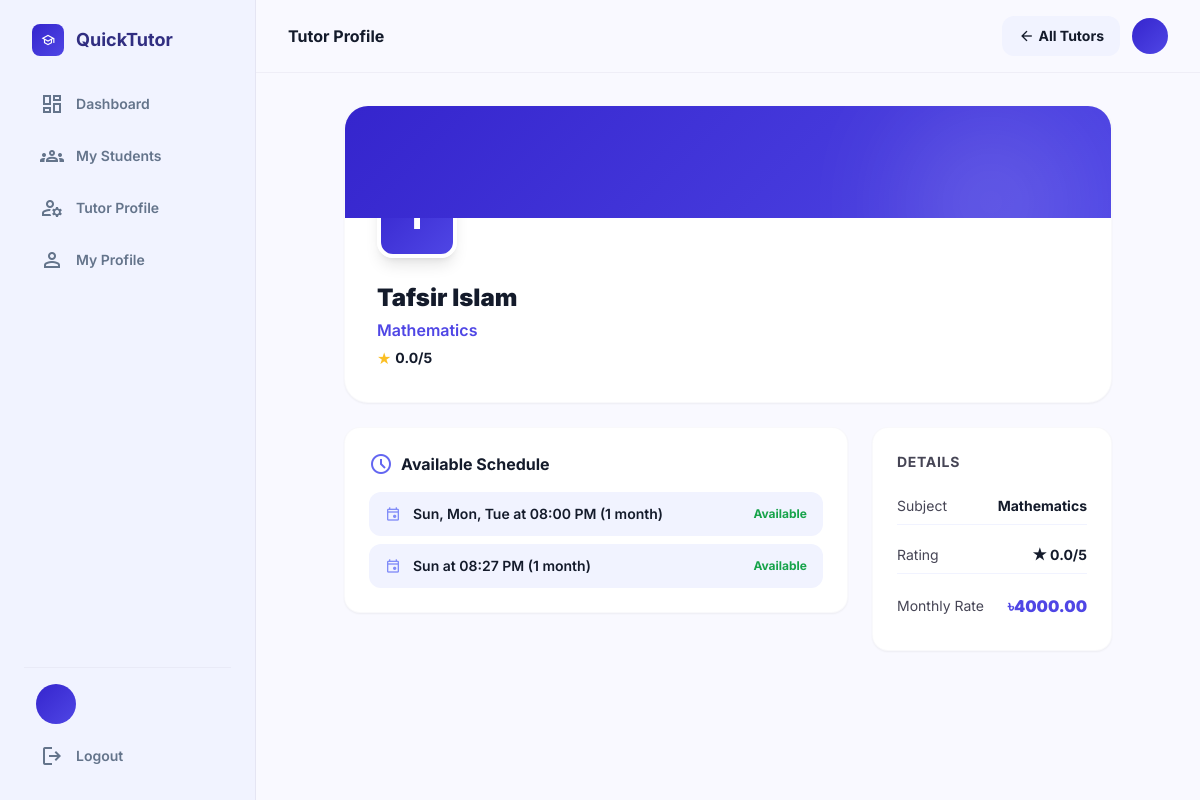
Screenshot of /tutors/2/ with the database file from the repository.
### accounts/models.py (models this page shows, shortened)
class User(AbstractUser):
    ROLE_CHOICES = (
        ('student', 'Student'),
        ('tutor', 'Tutor'),
    )
    role = models.CharField(max_length=10, choices=ROLE_CHOICES)
    avatar = models.ImageField(upload_to='avatars/', blank=True, null=True)
    phone = models.CharField(max_length=20, blank=True, null=True)
    bio = models.TextField(blank=True, null=True)

### tutors/models.py (models this page shows, shortened)
class TutorProfile(models.Model):
    user = models.OneToOneField(User, on_delete=models.CASCADE, related_name='tutor_profile')
    subject = models.CharField(max_length=100)
    bio = models.TextField()
    rating = models.FloatField(default=0)
    monthly_rate = models.DecimalField(max_digits=10, decimal_places=2, default=4000)
    created_at = models.DateTimeField(auto_now_add=True)
    updated_at = models.DateTimeField(auto_now=True)

class TutorSchedule(models.Model):
    DAY_CHOICES = [
        ('0', 'Sun'),
        ('1', 'Mon'),
        ('2', 'Tue'),
        ('3', 'Wed'),
        ('4', 'Thu'),
        ('5', 'Fri'),
        ('6', 'Sat'),
    ]
    tutor = models.ForeignKey(User, on_delete=models.CASCADE, related_name='schedules')
    days   = models.CharField(max_length=50, help_text="Comma separated days like '0,2,4'")
    time   = models.TimeField()
    months = models.PositiveIntegerField(default=1, help_text="Course duration in months")
    class Meta:
        ordering = ['time']
    @property
    def display(self):
        day_map = {k: v for k, v in self.DAY_CHOICES}
        day_names = [day_map.get(d.strip(), '') for d in self.days.split(',') if d.strip()]
        days_str = ", ".join(filter(bool, day_names))
        return f"{days_str} at {self.time.strftime('%I:%M %p')} ({self.months} month{'s' if self.months != 1 else ''})"
    def is_booked(self):
        return self.bookings.filter(status__in=['pending', 'confirmed']).exists()

### tutors/views.py (the view)
# urls.py: path('<int:pk>/', views.tutor_detail_view, name='tutor-detail'),
def tutor_detail_view(request, pk):
    profile = get_object_or_404(TutorProfile.objects.select_related('user'), user_id=pk)
    tutor = profile.user  # Template expects a User object
    reviews = tutor.tutor_bookings.filter(review__isnull=False).select_related('review')
    context = {
        'tutor': tutor,
        'reviews': [booking.review for booking in reviews if hasattr(booking, 'review')],
    }
    return render(request, 'tutors/detail.html', context)

### templates/tutors/detail.html (shortened to what this page needs)
{% extends 'base/luminary_base.html' %}
{% block page_title %}Tutor Profile{% endblock %}
{% block topbar_action %}
<a href="/tutors/" class="px-4 py-2 bg-surface-low hover:bg-surface-high font-bold rounded-xl text-sm transition-all flex items-center gap-1">
  <span class="material-symbols-outlined text-base">arrow_back</span> All Tutors
</a>
{% endblock %}
{% block content %}
<div class="max-w-3xl mx-auto space-y-6">
  <div class="bg-white rounded-3xl border border-outline/10 shadow-sm overflow-hidden">
    <div class="h-28 grad relative">
      <div class="absolute inset-0 opacity-20"><div class="absolute right-10 top-4 w-40 h-40 bg-white rounded-full blur-3xl"></div></div>
    </div>
    <div class="px-8 pb-8">
      <div class="flex items-end justify-between -mt-10 mb-6 flex-wrap gap-4">
        <div class="w-20 h-20 rounded-2xl grad flex items-center justify-center text-white font-black text-3xl border-4 border-white shadow-lg">
          {% if tutor.first_name %}{{ tutor.first_name|upper|first }}{% else %}{{ tutor.username|upper|first }}{% endif %}
        </div>
      </div>
      <h2 class="text-2xl font-black">{{ tutor.get_full_name|default:tutor.username }}</h2>
      {% if tutor.tutor_profile %}
      <p class="text-indigo-600 font-semibold mt-1">{{ tutor.tutor_profile.subject }}</p>
      <div class="flex items-center gap-1 mt-1">
        <span class="text-amber-400">★</span>
        <span class="font-bold text-sm">{{ tutor.tutor_profile.rating }}/5</span>
      </div>
      {% endif %}
    </div>
  </div>
  <div class="grid grid-cols-1 md:grid-cols-3 gap-6">
    <div class="md:col-span-2 space-y-5">
      {% with slots=tutor.schedules.all %}
      {% if slots %}
      <div class="bg-white rounded-2xl border border-outline/10 shadow-sm p-6">
        <h3 class="font-bold text-base mb-4 flex items-center gap-2">
          <span class="material-symbols-outlined text-indigo-500">schedule</span> Available Schedule
        </h3>
        <div class="space-y-2">
          {% for slot in slots %}
          <div class="flex items-center gap-3 px-4 py-2.5 bg-surface-low rounded-xl text-sm">
            <span class="material-symbols-outlined text-indigo-400 text-base">event</span>
            <span class="font-semibold">{{ slot.display }}</span>
            {% if slot.is_booked %}
            <span class="ml-auto text-xs font-bold text-red-400">Booked</span>
            {% else %}
            <span class="ml-auto text-xs font-bold text-green-600">Available</span>
            {% endif %}
          </div>
          {% endfor %}
        </div>
      </div>
      {% endif %}
      {% endwith %}
    </div>
    <div>
      <div class="bg-white rounded-2xl border border-outline/10 shadow-sm p-6 space-y-4">
        <h3 class="font-bold text-sm text-on-muted uppercase tracking-wider">Details</h3>
        {% if tutor.tutor_profile %}
        <div class="space-y-3 text-sm">
          <div class="flex justify-between items-center py-2 border-b border-surface-low">
            <span class="text-on-muted">Subject</span>
            <span class="font-bold">{{ tutor.tutor_profile.subject }}</span>
          </div>
          <div class="flex justify-between items-center py-2 border-b border-surface-low">
            <span class="text-on-muted">Rating</span>
            <span class="font-bold">★ {{ tutor.tutor_profile.rating }}/5</span>
          </div>
          <div class="flex justify-between items-center py-2">
            <span class="text-on-muted">Monthly Rate</span>
            <span class="font-black text-indigo-600 text-base">৳{{ tutor.tutor_profile.monthly_rate }}</span>
          </div>
        </div>
        {% endif %}
      </div>
    </div>
  </div>
</div>
{% endblock %}

### rows the page displays
User: first_name|first "T", get_full_name "Tafsir Islam", tutor_profile.subject "Mathematics", tutor_profile.rating "0.0", tutor_profile.monthly_rate "4000.00"
TutorSchedule: display "Sun, Mon, Tue at 08:00 PM (1 month)", shows "Available"
TutorSchedule: display "Sun at 08:27 PM (1 month)", shows "Available"
